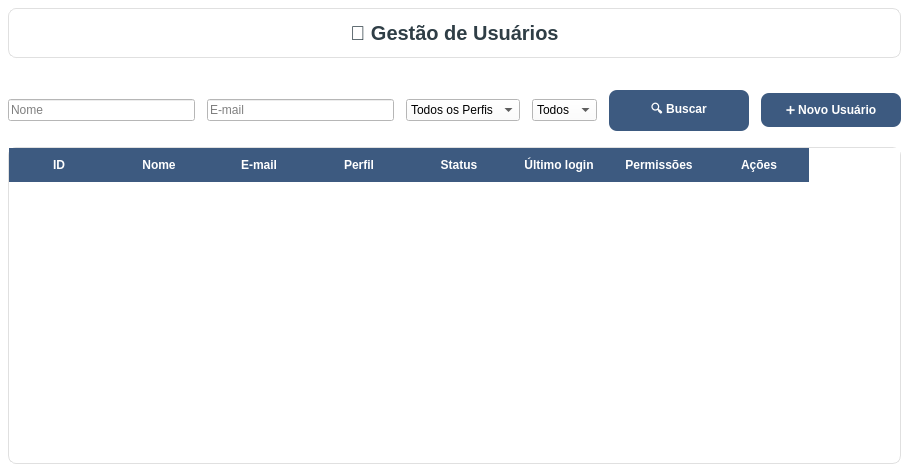
<?xml version="1.0" encoding="UTF-8"?>
<ui version="4.0">
 <class>UserAdminList</class>
 <widget class="QWidget" name="UserAdminList">
  <property name="geometry">
   <rect>
    <x>0</x>
    <y>0</y>
    <width>909</width>
    <height>472</height>
   </rect>
  </property>
  <property name="windowTitle">
   <string>Gestão de Usuários</string>
  </property>
  <property name="styleSheet">
   <string notr="true">
    QWidget {
        background-color: #fff;
        font-family: 'Segoe UI';
    }
    QLabel#titulo {
        font-size: 20px;
        font-weight: bold;
        color: #2F3E46;
        padding: 12px;
        background-color: white;
        border-radius: 8px;
        border: 1px solid #e0e0e0;
        margin-bottom: 16px;
    }
    QPushButton {
        background-color: #3D5A80;
        color: white;
        border: none;
        border-radius: 8px;
        padding: 10px 20px;
        font-weight: bold;
        font-size: 12px;
        min-width: 100px;
    }
    QPushButton:hover {
        background-color: #2E4A66;
    }
    QPushButton:pressed {
        background-color: #1D3557;
    }
    QTableWidget {
        background-color: white;
        border: 1px solid #e0e0e0;
        border-radius: 8px;
        gridline-color: #f0f0f0;
    }
    QHeaderView::section {
        background-color: #3D5A80;
        color: white;
        padding: 8px;
        border: none;
        font-weight: bold;
    }
    QTableWidget::item {
        padding: 8px;
        border-bottom: 1px solid #f0f0f0;
    }
    QTableWidget::item:selected {
        background-color: #e3f2fd;
        color: #1565c0;
    }
   </string>
  </property>
  <layout class="QVBoxLayout" name="mainLayout">
   <property name="spacing">
    <number>16</number>
   </property>
   <property name="leftMargin">
    <number>8</number>
   </property>
   <property name="topMargin">
    <number>8</number>
   </property>
   <property name="rightMargin">
    <number>8</number>
   </property>
   <property name="bottomMargin">
    <number>8</number>
   </property>
   <item>
    <widget class="QLabel" name="titulo">
     <property name="text">
      <string>👤 Gestão de Usuários</string>
     </property>
     <property name="alignment">
      <set>Qt::AlignCenter</set>
     </property>
    </widget>
   </item>
   <item>
    <layout class="QHBoxLayout" name="filtrosLayout">
     <property name="spacing">
      <number>12</number>
     </property>
     <item>
      <widget class="QLineEdit" name="txtFiltroNome">
       <property name="placeholderText">
        <string>Nome</string>
       </property>
      </widget>
     </item>
     <item>
      <widget class="QLineEdit" name="txtFiltroEmail">
       <property name="placeholderText">
        <string>E-mail</string>
       </property>
      </widget>
     </item>
     <item>
      <widget class="QComboBox" name="cmbFiltroPerfil">
       <item>
        <property name="text">
         <string>Todos os Perfis</string>
        </property>
       </item>
       <item>
        <property name="text">
         <string>Administrador</string>
        </property>
       </item>
       <item>
        <property name="text">
         <string>Gestor</string>
        </property>
       </item>
       <item>
        <property name="text">
         <string>Usuário</string>
        </property>
       </item>
      </widget>
     </item>
     <item>
      <widget class="QComboBox" name="cmbFiltroStatus">
       <item>
        <property name="text">
         <string>Todos</string>
        </property>
       </item>
       <item>
        <property name="text">
         <string>Ativo</string>
        </property>
       </item>
       <item>
        <property name="text">
         <string>Inativo</string>
        </property>
       </item>
      </widget>
     </item>
     <item>
      <widget class="QPushButton" name="btnBuscar">
       <property name="text">
        <string>🔍 Buscar</string>
       </property>
      </widget>
     </item>
     <item>
      <widget class="QPushButton" name="btnNovoUsuario">
       <property name="text">
        <string>➕ Novo Usuário</string>
       </property>
      </widget>
     </item>
    </layout>
   </item>
   <item>
    <widget class="QTableWidget" name="tableUsuarios">
     <property name="alternatingRowColors">
      <bool>true</bool>
     </property>
     <property name="selectionBehavior">
      <enum>QAbstractItemView::SelectRows</enum>
     </property>
     <property name="showGrid">
      <bool>true</bool>
     </property>
     <property name="sortingEnabled">
      <bool>true</bool>
     </property>
     <property name="rowCount">
      <number>0</number>
     </property>
     <property name="columnCount">
      <number>8</number>
     </property>
     <column>
      <property name="text">
       <string>ID</string>
      </property>
     </column>
     <column>
      <property name="text">
       <string>Nome</string>
      </property>
     </column>
     <column>
      <property name="text">
       <string>E-mail</string>
      </property>
     </column>
     <column>
      <property name="text">
       <string>Perfil</string>
      </property>
     </column>
     <column>
      <property name="text">
       <string>Status</string>
      </property>
     </column>
     <column>
      <property name="text">
       <string>Último login</string>
      </property>
     </column>
     <column>
      <property name="text">
       <string>Permissões</string>
      </property>
     </column>
     <column>
      <property name="text">
       <string>Ações</string>
      </property>
     </column>
    </widget>
   </item>
  </layout>
 </widget>
 <resources/>
 <connections/>
</ui>
